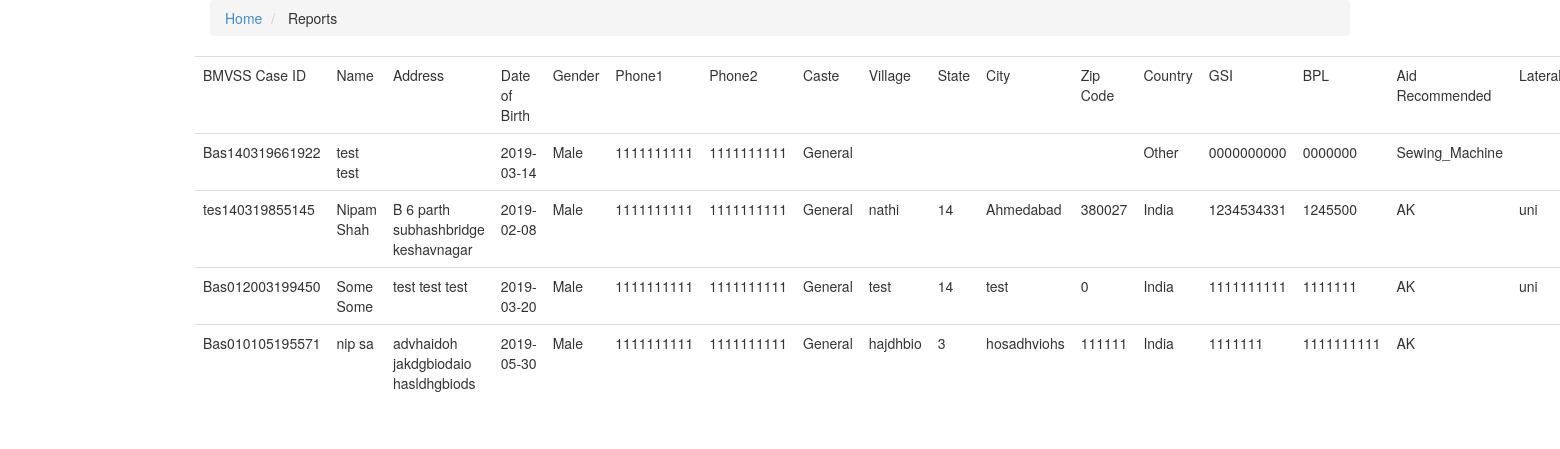
Page /modules/viewCaseReport.php on the committed database.
### tables this page shows
CREATE TABLE `user` (
  `userid` int(11) NOT NULL,
  `firstname` text NOT NULL,
  `lastname` text,
  `userdob` date NOT NULL,
  `gender` text NOT NULL,
  `userphone1` int(11) NOT NULL,
  `userphone2` int(11) DEFAULT NULL,
  `caste` text NOT NULL,
  `gsi` text,
  `bpl` text
);

CREATE TABLE `useraddress` (
  `userid` int(11) NOT NULL,
  `address1` text,
  `address2` text,
  `address3` text,
  `taluka` text,
  `village` text,
  `city` text,
  `district` text,
  `state` text,
  `country` text,
  `zip` int(10) DEFAULT NULL,
  `casekey` text
);

CREATE TABLE `casedata` (
  `ncaseid` int(11) NOT NULL,
  `userid` int(11) NOT NULL,
  `createdat` date DEFAULT NULL,
  `modfiedat` date DEFAULT NULL,
  `aidrecom` text,
  `lateral` text,
  `side` text,
  `usercod` text,
  `userscod` text,
  `measureby` text,
  `measuredate` date DEFAULT NULL,
  `issuedate` date DEFAULT NULL,
  `madeby` text,
  `idref` text,
  `masternum` varchar(100) DEFAULT NULL,
  `masterdate` date DEFAULT NULL,
  `orprnum` varchar(100) DEFAULT NULL,
  `case_key` varchar(50) NOT NULL,
  `approveby` varchar(75) DEFAULT NULL,
  `camp_id` int(11) DEFAULT NULL
);

### modules/viewCaseReport.php (the view, shortened to what this page needs)
<?php
require 'db-config.php';
$query = "select * from user u, useraddress ua, casedata ca WHERE u.userid=ua.userid AND ua.casekey=ca.case_key";
$result = $dbconnect->query($query);
?>
<!DOCTYPE HTML>
<html>
<head>
<link href="../assets/style/style.css" rel="stylesheet" type="text/css" media="all"/>
<link rel="stylesheet" href="../assets/bootstrap/css/bootstrap.min.css">
<link rel="stylesheet" href="../assets/bootstrap/css/bootstrap-theme.min.css">
<link rel="stylesheet" href="../assets/bootstrap/css/bootstrap-dialog.css">
<link rel='stylesheet prefetch' href="../assets/css/custom.css">
</head>
<body>
<div class="page-container">
    <div class="page-content-wrapper">
            <div class="page-content">
                <div class="container">
                    <ul class="page-breadcrumb breadcrumb">
                        <li>
                            <a href="index.php">Home</a>
                        </li>
                        <li>
                            <span>Reports</span>
                        </li>
                    </ul>
                <div class="page-content-inner">
                    <div class="row">
                        <div class="portlet light">
                            <div class="portlet-body form">
                                <?php
                                $output = '';
    $output .= '
    <table class="table" table-bordered>
        <tr>
            <th>BMVSS Case ID</th>
            <th>Name</th>
            <th>Address</th>
            <th>Date of Birth</th>
            <th>Gender</th>
            <th>Phone1</th>
            <th>Phone2</th>
            <th>Caste</th>
            <th>Village</th>
            <th>State</th>
            <th>City</th>
            <th>Zip Code</th>
            <th>Country</th>
            <th>GSI</th>
            <th>BPL</th>
            <th>Aid Recommended</th>
            <th>Lateral</th>
            <th>Side</th>
            <th>Cause</th>
            <th>Sub-Cause</th>
            <th>Measure by</th>
            <th>Measure Date</th>
            <th>Issue Date</th>
            <th>Made by</th>
            <th>Master Number</th>
            <th>OR/PR Number</th>
            <th>Identity Reference</th>
            <th>Camp Name</th>
        </tr>
        ';
        while($row = mysqli_fetch_array($result))
        {
        $output .= '
        <tr>
            <td>'.$row["casekey"].'</td>
            <td>'.$row["firstname"].' '.$row["lastname"].'</td>
            <td>'.$row["address1"].' '.$row["address2"].' '.$row["address3"].'</td>
            <td>'.$row["userdob"].'</td>
            <td>'.$row["gender"].'</td>
            <td>'.$row["userphone1"].'</td>
            <td>'.$row["userphone2"].'</td>
            <td>'.$row["caste"].'</td>
            <td>'.$row["village"].'</td>
            <td>'.$row["state"].'</td>
            <td>'.$row["city"].'</td>
            <td>'.$row["zip"].'</td>
            <td>'.$row["country"].'</td>
            <td>'.$row["gsi"].'</td>
            <td>'.$row["bpl"].'</td>
            <td>'.$row["aidrecom"].'</td>
            <td>'.$row["lateral"].'</td>
            <td>'.$row["side"].'</td>
            <td>'.$row["usercod"].'</td>
            <td>'.$row["userscod"].'</td>
            <td>'.$row["measureby"].'</td>
            <td>'.$row["measuredate"].'</td>
            <td>'.$row["issuedate"].'</td>
            <td>'.$row["madeby"].'</td>
            <td>'.$row["masternum"].'</td>
            <td>'.$row["orprnum"].'</td>
            <td>'.$row["idref"].'</td>
            <td>'.$row["camp_id"].'</td>
        </tr>
        ';
        }
        $output .= '</table>';
        echo $output;
                                        ?>
                            </div>
                        </div>
                    </div>
                </div>
            </div>
        </div>
    </div>
</div>
</body>
</html>

### assets/style/style.css (style rules this page uses)
html,body,div,span,applet,object,iframe,h1,h2,h3,h4,h5,h6,p,blockquote,pre,a,abbr,acronym,address,big,cite,code,del,dfn,em,img,ins,kbd,q,s,samp,small,strike,strong,sub,sup,tt,var,b,u,i,dl,dt,dd,ol,nav ul,nav li,fieldset,form,label,legend,table,caption,tbody,tfoot,thead,tr,th,td,article,aside,canvas,details,embed,figure,figcaption,footer,header,hgroup,menu,nav,output,ruby,section,summary,time,mark,audio,video { margin:0;padding:0;border:0;font-size:100%;font:inherit;vertical-align:baseline; }
ol,ul { list-style:none;margin:0;padding:0; }
table { border-collapse:collapse;border-spacing:0; }
a { text-decoration:none; }
body { background: url(../images/background.jpg) no-repeat fixed; background-size: cover; background-position: 50%; font-family: 'SourceSansPro-Regular'; font-size: 100%; }

### modules/viewCaseReport.php (style rules this page uses)
body { background-image: none!important; }

### rows in the picture
user: useraddress.casekey "Bas140319661922", firstname "test", lastname "test", userdob "2019-03-14", gender "Male", userphone1 "1111111111", userphone2 "1111111111", caste "General", useraddress.country "Other", gsi "0000000000", bpl "0000000", casedata.aidrecom "Sewing_Machine"
user: useraddress.casekey "tes140319855145", firstname "Nipam", lastname "Shah", useraddress.address1 "B 6 parth", useraddress.address2 "subhashbridge", useraddress.address3 "keshavnagar", userdob "2019-02-08", gender "Male", userphone1 "1111111111", userphone2 "1111111111", caste "General", useraddress.village "nathi", useraddress.state "14", useraddress.city "Ahmedabad", useraddress.zip "380027", useraddress.country "India", gsi "1234534331", bpl "1245500", casedata.aidrecom "AK", casedata.lateral "uni"
user: useraddress.casekey "Bas012003199450", firstname "Some", lastname "Some", useraddress.address1 "test", useraddress.address2 "test", useraddress.address3 "test", userdob "2019-03-20", gender "Male", userphone1 "1111111111", userphone2 "1111111111", caste "General", useraddress.village "test", useraddress.state "14", useraddress.city "test", useraddress.zip "0", useraddress.country "India", gsi "1111111111", bpl "1111111", casedata.aidrecom "AK", casedata.lateral "uni"
user: useraddress.casekey "Bas010105195571", firstname "nip", lastname "sa", useraddress.address1 "advhaidoh", useraddress.address2 "jakdgbiodaio", useraddress.address3 "hasldhgbiods", userdob "2019-05-30", gender "Male", userphone1 "1111111111", userphone2 "1111111111", caste "General", useraddress.village "hajdhbio", useraddress.state "3", useraddress.city "hosadhviohs", useraddress.zip "111111", useraddress.country "India", gsi "1111111", bpl "1111111111", casedata.aidrecom "AK"
